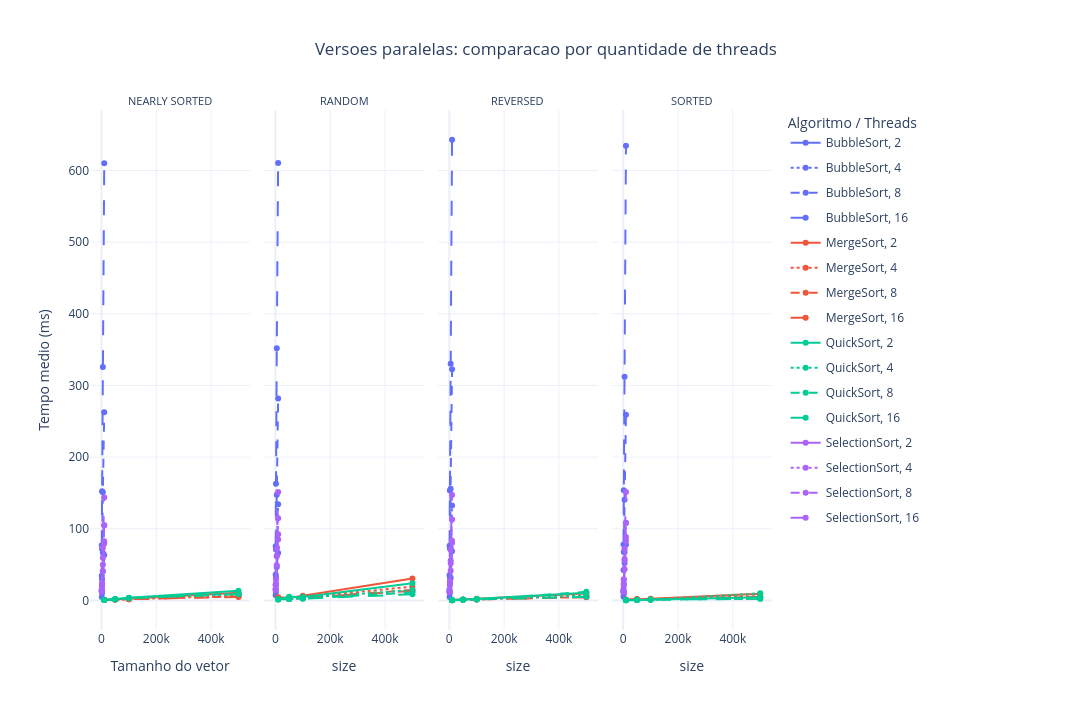

The cell this chart's notebook holds for it:
### Markdown cell above
## 6. Comparação apenas dos algoritmos paralelos

### Code cell
parallel = summary[summary["execution_type"] == "PARALLEL"]

fig = px.line(
    parallel,
    x="size",
    y="mean_time_ms",
    color="base_algorithm",
    line_dash="threads",
    facet_col="data_type",
    markers=True,
    hover_data=["algorithm", "std_time_ms", "samples"],
    title="Versoes paralelas: comparacao por quantidade de threads"
)

fig.update_layout(yaxis_title="Tempo medio (ms)")
configure_figure(fig, "Algoritmo / Threads")
save_figure(fig, "versoes_paralelas_por_threads")
fig.show()
